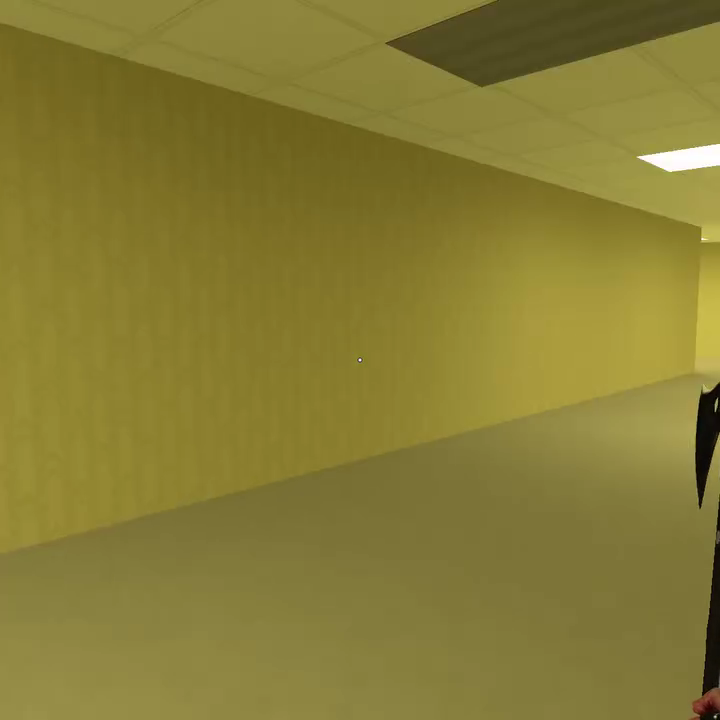
#> input picture reference/reel-14s.png, 720 x 720 px
$ python -i meme_atlas.py   (imports and definitions only)
#> lines starting #> are read from the running program, lines starting #| are printed output that depends on the picture
# builds public/assets/img/posters.webp and tv.webp from the cached meme images, the generated posters in
# public/assets/gen/posters (read only) and the villain cutouts. prints one json line for the manifest.
# usage: python3 scripts/meme_atlas.py <cache dir> <public/assets> <project root> [debug dir]
import json, os, sys
from PIL import Image, ImageDraw, ImageFont, ImageFilter, ImageOps
import numpy as np

CACHE, OUT, ROOT = sys.argv[1], sys.argv[2], sys.argv[3]
DEBUG = sys.argv[4] if len(sys.argv) > 4 else None
IMG = os.path.join(CACHE, 'img')
GEN = os.path.join(OUT, 'gen', 'posters')
UIGEN = os.path.join(OUT, 'ui-gen', 'posters')  # this script's own generated posters (see ui-gen/README.md)
CUT = os.path.join(OUT, 'img')
# [1 line not run here, left out]

PW, PH = 256, 356  # poster cell, aspect 0.719
TW, TH = 256, 192  # tv cell, 4:3
PAPER = (236, 229, 207)
INK = (28, 24, 18)
SUP = '/System/Library/Fonts/Supplemental/'
rng = np.random.default_rng(0x9057e5)


def font(name, size):
    for f in (SUP + name, '/Library/Fonts/' + name):
        if os.path.exists(f):
            return ImageFont.truetype(f, size)
    return ImageFont.load_default(size)


# [14 lines left out: function cover, not called in this run]


def fit_text(d, text, fnt_name, box_w, box_h, max_size, min_size=10, spacing=0.08):
    """largest size (<= max) at which the text wraps into box; returns (font, lines)"""
    for size in range(max_size, min_size - 1, -1):
        f = font(fnt_name, size)
        words, lines, cur = text.split(), [], ''
        for wd in words:
            t = (cur + ' ' + wd).strip()
            if d.textlength(t, font=f) <= box_w:
                cur = t
            else:
                if cur:
                    lines.append(cur)
                cur = wd
        lines.append(cur)
        lh = size * (1 + spacing)
        if len(lines) * lh <= box_h and all(d.textlength(l, font=f) <= box_w for l in lines):
            return f, lines, lh
    f = font(fnt_name, min_size)
    return f, [text], min_size * 1.1


def draw_block(d, text, fnt_name, box, max_size, fill=INK, stroke=0, stroke_fill=None, valign='center'):
    x0, y0, x1, y1 = box
    f, lines, lh = fit_text(d, text, fnt_name, x1 - x0, y1 - y0, max_size)
    total = lh * len(lines)
    y = y0 + ((y1 - y0 - total) / 2 if valign == 'center' else 0)
    for l in lines:
        w = d.textlength(l, font=f)
        d.text((x0 + (x1 - x0 - w) / 2, y), l, font=f, fill=fill, stroke_width=stroke, stroke_fill=stroke_fill)
        y += lh


# [9 lines left out: function age, not called in this run]


def load(id_):
    return Image.open(os.path.join(IMG, known[id_]['file'])).convert('RGB')


# [4 lines left out: function tape, not called in this run]


def meme_poster(id_, top, bottom, focus=(0.5, 0.5), box=None, caption=None):
    """classic meme: picture on paper, impact caption band underneath, optional impact top text"""
#> called with id_ = 'doge', top = 'such hallway', bottom = 'very moist. wow.', focus = (0.5, 0.45)
    p = Image.new('RGB', (PW, PH), PAPER)
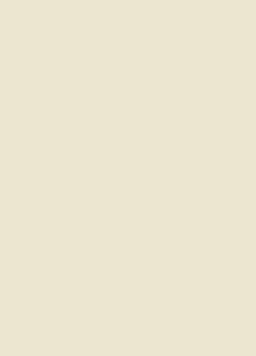
#> p: PIL image 256x356 RGB; mean R, G, B 236, 229, 207
    ph = 262
    pic = cover(load(id_), PW - 20, ph, focus[0], focus[1], box)
    p.paste(pic, (10, 10))
    d = ImageDraw.Draw(p)
    if top:
        draw_block(d, top.upper(), 'Impact.ttf', (16, 14, PW - 16, 70), 34, fill=(250, 250, 246), stroke=3, stroke_fill=(12, 12, 12), valign='top')
    d.rectangle((10, 10, PW - 11, 10 + ph - 1), outline=(60, 52, 40), width=1)
    draw_block(d, bottom.upper(), 'Impact.ttf', (14, 10 + ph + 6, PW - 14, PH - 10), 30)
    tape(p)
    return age(p), {'caption': caption or f'{top + " " if top else ""}{bottom}'.strip(), 'source': f'imgflip template "{known[id_]["title"]}" {known[id_]["url"]} (page {known[id_]["page"]}); caption added', 'kind': 'meme'}


# [24 lines left out: functions drake_poster, gen_poster, not called in this run]


def cutout(name):
    return Image.open(os.path.join(CUT, name + '.webp')).convert('RGBA')


# [9 lines left out: function put_eotm, not called in this run]


def put_missing(im):
    # trump replaces the "?" silhouette: photocopied grey, bottom of the photo box (x 91-421, y 170-488)
    x0, y0, x1, y1 = 93, 172, 419, 486
    box = im.crop((x0, y0, x1, y1))
    bg = np.asarray(box).reshape(-1, 3)
    light = np.median(bg[bg.mean(1) > 150], axis=0) if (bg.mean(1) > 150).any() else np.array([205, 205, 200])
    d = ImageDraw.Draw(im)
    d.rectangle((x0, y0, x1, y1), fill=tuple(int(v) for v in light))
    t = cutout('trump')
    s = (y1 - y0 - 6) / t.height
    t = t.resize((int(t.width * s), int(t.height * s)), Image.LANCZOS)
    g = ImageOps.autocontrast(t.convert('L'), cutoff=2).point(lambda v: min(255, int(v * 1.05)))
    g = Image.merge('RGBA', (g, g, g, t.split()[3]))
    im.paste(g, (x0 + (x1 - x0 - t.width) // 2, y1 - t.height), g)
    # a little toner speckle over the photo so it matches the flyer
    a = np.asarray(im).astype(np.int16)
    n = rng.normal(0, 10, (y1 - y0, x1 - x0, 1)).astype(np.int16)
    a[y0:y1, x0:x1] = np.clip(a[y0:y1, x0:x1] + n, 0, 255)
    im.paste(Image.fromarray(a.astype(np.uint8)))


# [17 lines left out: function wanted_poster, not called in this run]


def build_posters():
    cells = [
        meme_poster('doge', 'such hallway', 'very moist. wow.', (0.5, 0.45)),
        meme_poster('stonks', None, 'almond water futures: stonks', (0.5, 0.5), box=(0, 0, 0.6, 1)),
        meme_poster('this_is_fine', None, 'this is fine', (0.5, 0.5), box=(0, 0, 0.5, 1)),
        meme_poster('harold', None, '0 days since last noclip', (0.5, 0.35)),
        meme_poster('gigachad', None, 'average level 0 enjoyer', (0.5, 0.3)),
        meme_poster('trollface', 'problem,', 'wanderer?', (0.5, 0.5)),
        meme_poster('surprised_pikachu', 'the hallway had', 'another hallway', (0.5, 0.5), box=(0.08, 0.36, 0.92, 1)),
        meme_poster('among_us', None, 'when the cutout is sus', (0.5, 0.5)),
        drake_poster(),
        gen_poster('employee_month', 'Employee of the Month: nobody (again). Month: ongoing.', put_eotm),
        gen_poster('have_you_seen', 'Have you seen this man? Answers to: Kevin.', put_missing),
        gen_poster('almond_water', 'Stay hydrated. It is probably fine.'),
        gen_poster('meg_notice', 'M.E.G. safety notice: do not make eye contact with the PNG.'),
        gen_poster('moist_carpet', 'Caution: moist carpet. Do not ask why.'),
        gen_poster('not_a_vibe', 'Level 0 is not a vibe.'),
        wanted_poster(),
        # v3: appended so existing cell indices stay put
        meme_poster('sad_pablo', None, 'waiting for the exit to get power', (0.5, 0.5)),
        meme_poster('pigeon', None, 'is this the exit?', (0.5, 0.5)),
        meme_poster('bernie', None, 'i am once again asking you to do your tasks', (0.5, 0.4)),
        gen_poster('touch_grass', 'Touch grass. Mandatory. Level 0 has none, so do it here.', folder=UIGEN),
        gen_poster('work_order', 'M.E.G. work order: do your tasks. No, you cannot vote anyone out.', folder=UIGEN),
        gen_poster('off_on', 'IT helpdesk: have you tried turning it off and on again?', folder=UIGEN),
        gen_poster('microwave', 'Microwave rules: no fish, no screaming. mmmmmm BEEP.', folder=UIGEN),
        gen_poster('skill_issue', 'Wet floor: skill issue.', folder=UIGEN),
    ]
    return [c for c in cells if c]


# ---------- tv ----------
def tv_still(id_, caption, focus=(0.5, 0.5), box=None):
    im = cover(load(id_), TW, TH, focus[0], focus[1], box)
    return im, {'caption': caption, 'source': f'imgflip template "{known[id_]["title"]}" {known[id_]["url"]}', 'kind': 'meme'}


def stand_by():
    im = Image.new('RGB', (TW, TH), (16, 16, 16))
#> im: PIL image 256x192 RGB; every value is 16
    d = ImageDraw.Draw(im)
    bars = [(192, 192, 192), (192, 192, 0), (0, 192, 192), (0, 192, 0), (192, 0, 192), (192, 0, 0), (0, 0, 192)]
    bw = TW / 7
    for i, c in enumerate(bars):
        d.rectangle((int(i * bw), 0, int((i + 1) * bw), int(TH * 0.66)), fill=c)
    d.rectangle((0, int(TH * 0.66), TW, TH), fill=(18, 18, 30))
    d.rectangle((20, 50, TW - 20, 98), fill=(16, 16, 16))
    draw_block(d, 'PLEASE STAND BY', 'Impact.ttf', (26, 54, TW - 26, 94), 34, fill=(236, 232, 214))
    draw_block(d, 'M.E.G. EMERGENCY BROADCAST', 'Arial Black.ttf', (10, int(TH * 0.7), TW - 10, TH - 30), 14, fill=(200, 196, 170))
    draw_block(d, 'CH 0', 'Arial Black.ttf', (10, TH - 28, TW - 10, TH - 8), 12, fill=(140, 136, 120))
    return im, {'caption': 'PLEASE STAND BY. M.E.G. emergency broadcast.', 'source': 'original: SMPTE-style test card drawn in the script', 'kind': 'original'}


# [13 lines left out: function to_be_continued, not called in this run]


def build_tv():
    return [
        stand_by(),
        tv_still('distracted', 'Distracted boyfriend: you, the exit sign, almond water.'),
        tv_still('this_is_fine', 'This is fine.', box=(0, 0, 0.5, 1)),
        tv_still('rollsafe', "Can't get caught if you never stop running."),
        tv_still('cat_yell', 'Woman yelling at cat (reruns).', box=(0, 0.23, 1, 1)),
        tv_still('impostor', 'There is 1 impostor among us.'),
        tv_still('monkey_puppet', '*looks away from the cutout*', box=(0, 0.37, 1, 1)),
        tv_still('disaster_girl', 'Somebody touched the breaker.'),
        to_be_continued(),
        tv_still('left_exit', 'Left exit 12: the EXIT. Also left: one more hallway.'),
        tv_still('evil_kermit', 'Do not do your tasks. (Do your tasks.)'),
        tv_still('two_buttons', 'Run, or hide. Sweating intensifies.', box=(0, 0.42, 1, 1)),
    ]


# [15 lines left out: function atlas, not called in this run]


# [1 line that did not run here, left out]
# [1 line that did not run here, left out]
# [1 line not run here, left out]

>>> from PIL import Image
>>> picture = Image.open('../reference/reel-14s.png')
#> picture is the input picture: PIL image 720x720 RGB; mean R, G, B 134.5, 124.2, 52.8
>>> result = put_missing(picture)
#> in put_missing, `box = im.crop((x0, y0, x1, y1))`:
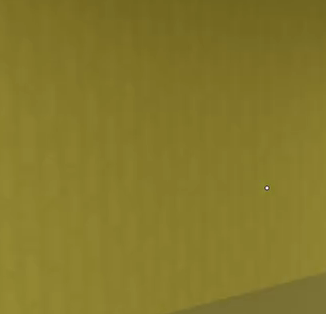
#> box: PIL image 326x314 RGB; mean R, G, B 133, 120.7, 43.3
#> in put_missing, `light = np.median(bg[bg.mean(1) > 150], axis=0) if (bg.mean(1) > 150)...`: light = [255, 241, 235.5]
#> (the run stopped early here; a loop or call above may not have finished)
